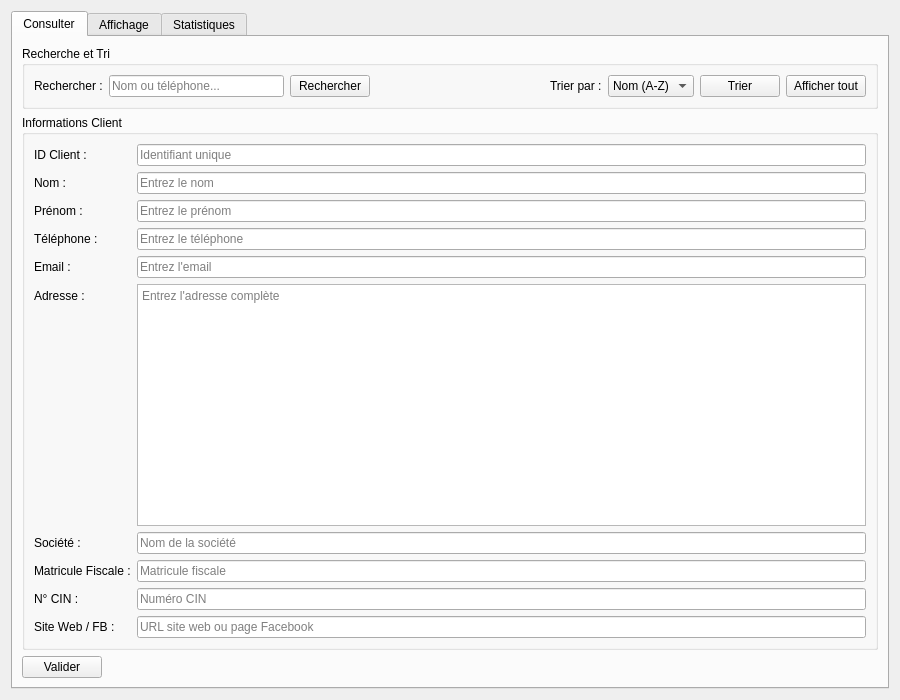
<?xml version="1.0" encoding="UTF-8"?>
<ui version="4.0">
 <class>ClientsWidget</class>
 <widget class="QWidget" name="ClientsWidget">
  <property name="geometry">
   <rect>
    <x>0</x>
    <y>0</y>
    <width>900</width>
    <height>700</height>
   </rect>
  </property>
  <property name="windowTitle">
   <string>Clients</string>
  </property>
  <layout class="QVBoxLayout" name="verticalLayoutRoot">
   <item>
    <widget class="QTabWidget" name="tabWidget">
     <property name="currentIndex">
      <number>0</number>
     </property>
     <widget class="QWidget" name="tabConsulter">
      <attribute name="title">
       <string>Consulter</string>
      </attribute>
      <layout class="QVBoxLayout" name="verticalLayoutConsulter">
       <item>
        <widget class="QGroupBox" name="groupRecherche">
         <property name="title">
          <string>Recherche et Tri</string>
         </property>
         <layout class="QHBoxLayout" name="horizontalRecherche">
          <item>
           <widget class="QLabel" name="labelRech">
            <property name="text">
             <string>Rechercher :</string>
            </property>
           </widget>
          </item>
          <item>
           <widget class="QLineEdit" name="lineRecherche">
            <property name="placeholderText">
             <string>Nom ou téléphone...</string>
            </property>
           </widget>
          </item>
          <item>
           <widget class="QPushButton" name="btnRechercher">
            <property name="text">
             <string>Rechercher</string>
            </property>
           </widget>
          </item>
          <item>
           <spacer name="spacerRech">
            <property name="orientation">
             <enum>Qt::Horizontal</enum>
            </property>
            <property name="sizeHint" stdset="0">
             <size>
              <width>20</width>
              <height>20</height>
             </size>
            </property>
           </spacer>
          </item>
          <item>
           <widget class="QLabel" name="labelTri">
            <property name="text">
             <string>Trier par :</string>
            </property>
           </widget>
          </item>
          <item>
           <widget class="QComboBox" name="comboTri">
            <item>
             <property name="text">
              <string>Nom (A-Z)</string>
             </property>
            </item>
            <item>
             <property name="text">
              <string>Nom (Z-A)</string>
             </property>
            </item>
           </widget>
          </item>
          <item>
           <widget class="QPushButton" name="btnTrier">
            <property name="text">
             <string>Trier</string>
            </property>
           </widget>
          </item>
          <item>
           <widget class="QPushButton" name="btnAfficherTout">
            <property name="text">
             <string>Afficher tout</string>
            </property>
           </widget>
          </item>
         </layout>
        </widget>
       </item>
       <item>
        <widget class="QGroupBox" name="groupBoxInfo">
         <property name="title">
          <string>Informations Client</string>
         </property>
         <layout class="QFormLayout" name="formLayout">
          <item row="0" column="0">
           <widget class="QLabel" name="labelID">
            <property name="text">
             <string>ID Client :</string>
            </property>
           </widget>
          </item>
          <item row="0" column="1">
           <widget class="QLineEdit" name="lineEditID">
            <property name="placeholderText">
             <string>Identifiant unique</string>
            </property>
           </widget>
          </item>
          <item row="1" column="0">
           <widget class="QLabel" name="labelNom">
            <property name="text">
             <string>Nom :</string>
            </property>
           </widget>
          </item>
          <item row="1" column="1">
           <widget class="QLineEdit" name="lineEditNom">
            <property name="placeholderText">
             <string>Entrez le nom</string>
            </property>
           </widget>
          </item>
          <item row="2" column="0">
           <widget class="QLabel" name="labelPrenom">
            <property name="text">
             <string>Prénom :</string>
            </property>
           </widget>
          </item>
          <item row="2" column="1">
           <widget class="QLineEdit" name="lineEditPrenom">
            <property name="placeholderText">
             <string>Entrez le prénom</string>
            </property>
           </widget>
          </item>
          <item row="3" column="0">
           <widget class="QLabel" name="labelTelephone">
            <property name="text">
             <string>Téléphone :</string>
            </property>
           </widget>
          </item>
          <item row="3" column="1">
           <widget class="QLineEdit" name="lineEditTelephone">
            <property name="placeholderText">
             <string>Entrez le téléphone</string>
            </property>
           </widget>
          </item>
          <item row="4" column="0">
           <widget class="QLabel" name="labelEmail">
            <property name="text">
             <string>Email :</string>
            </property>
           </widget>
          </item>
          <item row="4" column="1">
           <widget class="QLineEdit" name="lineEditEmail">
            <property name="placeholderText">
             <string>Entrez l'email</string>
            </property>
           </widget>
          </item>
          <item row="5" column="0">
           <widget class="QLabel" name="labelAdresse">
            <property name="text">
             <string>Adresse :</string>
            </property>
           </widget>
          </item>
          <item row="5" column="1">
           <widget class="QTextEdit" name="textEditAdresse">
            <property name="placeholderText">
             <string>Entrez l'adresse complète</string>
            </property>
           </widget>
          </item>
          <item row="6" column="0">
           <widget class="QLabel" name="labelSociete">
            <property name="text">
             <string>Société :</string>
            </property>
           </widget>
          </item>
          <item row="6" column="1">
           <widget class="QLineEdit" name="lineEditSociete">
            <property name="placeholderText">
             <string>Nom de la société</string>
            </property>
           </widget>
          </item>
          <item row="7" column="0">
           <widget class="QLabel" name="labelMatricule">
            <property name="text">
             <string>Matricule Fiscale :</string>
            </property>
           </widget>
          </item>
          <item row="7" column="1">
           <widget class="QLineEdit" name="lineEditMatricule">
            <property name="placeholderText">
             <string>Matricule fiscale</string>
            </property>
           </widget>
          </item>
          <item row="8" column="0">
           <widget class="QLabel" name="labelCIN">
            <property name="text">
             <string>N° CIN :</string>
            </property>
           </widget>
          </item>
          <item row="8" column="1">
           <widget class="QLineEdit" name="lineEditCIN">
            <property name="placeholderText">
             <string>Numéro CIN</string>
            </property>
           </widget>
          </item>
          <item row="9" column="0">
           <widget class="QLabel" name="labelSiteWeb">
            <property name="text">
             <string>Site Web / FB :</string>
            </property>
           </widget>
          </item>
          <item row="9" column="1">
           <widget class="QLineEdit" name="lineEditSiteWeb">
            <property name="placeholderText">
             <string>URL site web ou page Facebook</string>
            </property>
           </widget>
          </item>
         </layout>
        </widget>
       </item>
       <item>
        <layout class="QHBoxLayout" name="horizontalLayoutFormButtons">
         <item>
          <widget class="QPushButton" name="btnValider">
           <property name="text">
            <string>Valider</string>
           </property>
          </widget>
         </item>
         <item>
          <spacer name="spacerFormButtons">
           <property name="orientation">
            <enum>Qt::Horizontal</enum>
           </property>
           <property name="sizeHint" stdset="0">
            <size>
             <width>40</width>
             <height>20</height>
            </size>
           </property>
          </spacer>
         </item>
        </layout>
       </item>
      </layout>
     </widget>
     <widget class="QWidget" name="tabAffichage">
      <attribute name="title">
       <string>Affichage</string>
      </attribute>
      <layout class="QVBoxLayout" name="verticalLayout_4">
       <item>
        <widget class="QGroupBox" name="groupBoxActions">
         <property name="title">
          <string>Actions</string>
         </property>
         <layout class="QHBoxLayout" name="horizontalLayout">
          <item>
           <widget class="QPushButton" name="btnAjouter">
            <property name="text">
             <string>Ajouter</string>
            </property>
           </widget>
          </item>
          <item>
           <widget class="QPushButton" name="btnModifier">
            <property name="text">
             <string>Modifier</string>
            </property>
           </widget>
          </item>
          <item>
           <widget class="QPushButton" name="btnSupprimer">
            <property name="text">
             <string>Supprimer</string>
            </property>
           </widget>
          </item>
          <item>
           <widget class="QPushButton" name="btnAfficher">
            <property name="text">
             <string>Afficher Tout</string>
            </property>
           </widget>
          </item>
          <item>
           <spacer name="horizontalSpacer">
            <property name="orientation">
             <enum>Qt::Horizontal</enum>
            </property>
            <property name="sizeHint" stdset="0">
             <size>
              <width>40</width>
              <height>20</height>
             </size>
            </property>
           </spacer>
          </item>
          <item>
           <widget class="QPushButton" name="btnVider">
            <property name="text">
             <string>Vider</string>
            </property>
           </widget>
          </item>
         </layout>
        </widget>
       </item>
       <item>
        <widget class="QTableWidget" name="tableWidgetClients">
         <property name="alternatingRowColors">
          <bool>true</bool>
         </property>
         <property name="selectionBehavior">
          <enum>QAbstractItemView::SelectRows</enum>
         </property>
         <property name="sortingEnabled">
          <bool>true</bool>
         </property>
         <column>
          <property name="text">
           <string>ID</string>
          </property>
         </column>
         <column>
          <property name="text">
           <string>Nom</string>
          </property>
         </column>
         <column>
          <property name="text">
           <string>Prénom</string>
          </property>
         </column>
         <column>
          <property name="text">
           <string>Téléphone</string>
          </property>
         </column>
         <column>
          <property name="text">
           <string>Email</string>
          </property>
         </column>
         <column>
          <property name="text">
           <string>Adresse</string>
          </property>
         </column>
        </widget>
       </item>
       <item>
        <widget class="QGroupBox" name="groupBoxExport">
         <property name="title">
          <string>Exporter la Liste des Clients</string>
         </property>
         <layout class="QVBoxLayout" name="verticalLayout_5">
          <item>
           <widget class="QLabel" name="labelExportInfo">
            <property name="text">
             <string>Choisissez le format d'exportation :</string>
            </property>
           </widget>
          </item>
          <item>
           <layout class="QHBoxLayout" name="horizontalLayout_2">
            <item>
             <widget class="QPushButton" name="btnExportPDF">
              <property name="minimumSize">
               <size>
                <width>0</width>
                <height>50</height>
               </size>
              </property>
              <property name="text">
               <string>Exporter en PDF</string>
              </property>
             </widget>
            </item>
           </layout>
          </item>
         </layout>
        </widget>
       </item>
      </layout>
     </widget>
     <widget class="QWidget" name="tabStatistiques">
      <attribute name="title">
       <string>Statistiques</string>
      </attribute>
      <layout class="QVBoxLayout" name="verticalLayout_7">
       <item>
        <widget class="QGroupBox" name="groupBoxStats">
         <property name="title">
          <string>Statistiques Générales</string>
         </property>
         <layout class="QGridLayout" name="gridLayout_2">
          <item row="0" column="0">
           <widget class="QLabel" name="labelTotalClients">
            <property name="text">
             <string>Nombre total de clients :</string>
            </property>
           </widget>
          </item>
          <item row="0" column="1">
           <widget class="QLabel" name="labelTotalClientsValeur">
            <property name="text">
             <string>0</string>
            </property>
           </widget>
          </item>
          <item row="1" column="0">
           <widget class="QPushButton" name="btnActualiserStats">
            <property name="text">
             <string>Actualiser les Statistiques</string>
            </property>
           </widget>
          </item>
         </layout>
        </widget>
       </item>
       <item>
        <spacer name="verticalSpacerStats">
         <property name="orientation">
          <enum>Qt::Vertical</enum>
         </property>
         <property name="sizeHint" stdset="0">
          <size>
           <width>20</width>
           <height>40</height>
          </size>
         </property>
        </spacer>
       </item>
      </layout>
     </widget>
    </widget>
   </item>
  </layout>
 </widget>
 <resources/>
 <connections/>
</ui>
